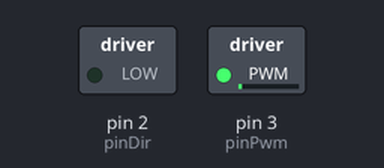
A sketch run on a simulated Arduino Uno, built with avr-gcc and run on an emulated ATmega328P. Shown: switched loads named in the sketch (green lamp = pin HIGH).

Above: at 0.05 s.
At 2.3 s:
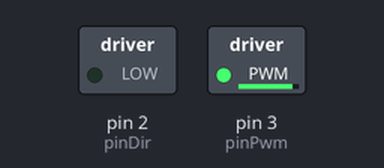
At 4.55 s:
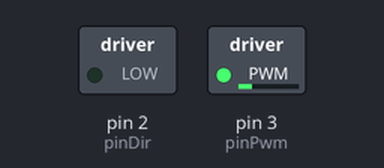
At 10.15 s:
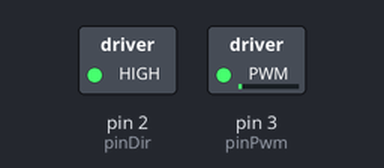
Timing chart, 0 to 13.3 s (numbered marks = the images above):
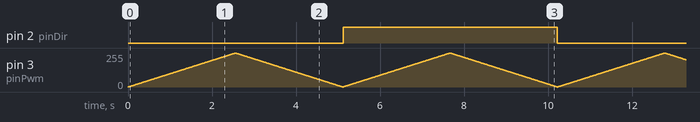

The sketch:

ShieldMd10Example.ino
```cpp
// (licence header left out)
/*******************************************************************************
 * IO DEFINITION                                                                *
 *******************************************************************************/

// PWM is connected to pin 3.
const int pinPwm = 3;

// DIR is connected to pin 2.
const int pinDir = 2;


/*******************************************************************************
 * PRIVATE GLOBAL VARIABLES                                                     *
 *******************************************************************************/

// Speed of the motor.
static int iSpeed = 0;

// Acceleration of the motor.
static int iAcc = 1;


/*******************************************************************************
 * FUNCTIONS                                                                    *
 *******************************************************************************/

// The setup routine runs once when you press reset.
void setup() {
  // Initialize the PWM and DIR pins as digital outputs.
  pinMode(pinPwm, OUTPUT);
  pinMode(pinDir, OUTPUT);
}


// The loop routine runs over and over again forever.
void loop() {

  // Control the motor according to the speed value.
  // Positive speed value = CW,
  // Negative speed value = CCW.
  if (iSpeed >= 0) {
    analogWrite(pinPwm, iSpeed);
    digitalWrite(pinDir, LOW);
  }
  else {
    analogWrite(pinPwm, -iSpeed);
    digitalWrite(pinDir, HIGH);
  }

  // Increase/Decrease the speed according to the acceleration.
  iSpeed += iAcc;

  // Change the acceleration sign when full speed is reached.
  if ((iSpeed >= 255) || (iSpeed <= -255)) {
    iAcc = -iAcc;
  }


  delay(10);
}
```

Measured:
- by itself, pin 2 (pinDir): alternates HIGH for 5.1 s and LOW for 5.1 s
